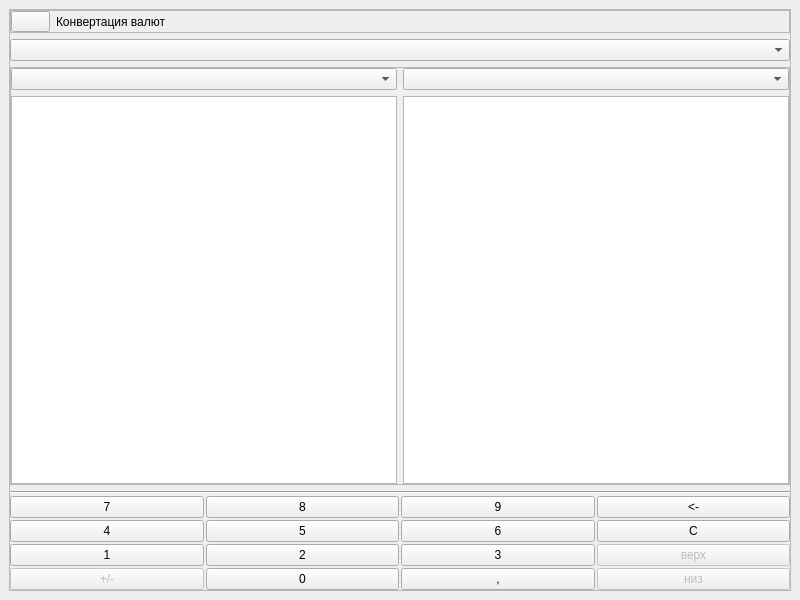
<?xml version="1.0" encoding="UTF-8"?>
<ui version="4.0">
 <class>ValueWindow</class>
 <widget class="QMainWindow" name="ValueWindow">
  <property name="geometry">
   <rect>
    <x>0</x>
    <y>0</y>
    <width>800</width>
    <height>600</height>
   </rect>
  </property>
  <property name="windowTitle">
   <string>MainWindow</string>
  </property>
  <widget class="QWidget" name="centralwidget">
   <layout class="QVBoxLayout" name="verticalLayout">
    <item>
     <widget class="QFrame" name="frame">
      <property name="frameShape">
       <enum>QFrame::StyledPanel</enum>
      </property>
      <property name="frameShadow">
       <enum>QFrame::Raised</enum>
      </property>
      <layout class="QVBoxLayout" name="verticalLayout_2">
       <property name="leftMargin">
        <number>0</number>
       </property>
       <property name="topMargin">
        <number>0</number>
       </property>
       <property name="rightMargin">
        <number>0</number>
       </property>
       <property name="bottomMargin">
        <number>0</number>
       </property>
       <item>
        <widget class="QFrame" name="frame_3">
         <property name="font">
          <font>
           <pointsize>8</pointsize>
          </font>
         </property>
         <property name="frameShape">
          <enum>QFrame::StyledPanel</enum>
         </property>
         <property name="frameShadow">
          <enum>QFrame::Raised</enum>
         </property>
         <layout class="QFormLayout" name="formLayout_2">
          <property name="leftMargin">
           <number>0</number>
          </property>
          <property name="topMargin">
           <number>0</number>
          </property>
          <property name="rightMargin">
           <number>0</number>
          </property>
          <property name="bottomMargin">
           <number>0</number>
          </property>
          <item row="0" column="0">
           <widget class="QPushButton" name="pushButton_mode">
            <property name="text">
             <string/>
            </property>
           </widget>
          </item>
          <item row="0" column="1">
           <widget class="QLabel" name="label">
            <property name="font">
             <font>
              <pointsize>9</pointsize>
             </font>
            </property>
            <property name="text">
             <string>Конвертация валют</string>
            </property>
           </widget>
          </item>
         </layout>
        </widget>
       </item>
       <item>
        <widget class="QComboBox" name="comboBox"/>
       </item>
       <item>
        <widget class="QFrame" name="frame_4">
         <property name="frameShape">
          <enum>QFrame::StyledPanel</enum>
         </property>
         <property name="frameShadow">
          <enum>QFrame::Raised</enum>
         </property>
         <layout class="QGridLayout" name="gridLayout">
          <property name="leftMargin">
           <number>0</number>
          </property>
          <property name="topMargin">
           <number>0</number>
          </property>
          <property name="rightMargin">
           <number>0</number>
          </property>
          <property name="bottomMargin">
           <number>0</number>
          </property>
          <item row="0" column="0">
           <widget class="QComboBox" name="comboBox_left"/>
          </item>
          <item row="0" column="1">
           <widget class="QComboBox" name="comboBox_right"/>
          </item>
          <item row="1" column="0">
           <widget class="QTextEdit" name="textEdit_left">
            <property name="readOnly">
             <bool>true</bool>
            </property>
           </widget>
          </item>
          <item row="1" column="1">
           <widget class="QTextEdit" name="textEdit_right">
            <property name="readOnly">
             <bool>true</bool>
            </property>
           </widget>
          </item>
         </layout>
        </widget>
       </item>
       <item>
        <widget class="QFrame" name="frame_5">
         <property name="frameShape">
          <enum>QFrame::NoFrame</enum>
         </property>
         <property name="frameShadow">
          <enum>QFrame::Raised</enum>
         </property>
         <property name="lineWidth">
          <number>0</number>
         </property>
         <layout class="QGridLayout" name="gridLayout_2">
          <property name="sizeConstraint">
           <enum>QLayout::SetMaximumSize</enum>
          </property>
          <property name="leftMargin">
           <number>0</number>
          </property>
          <property name="topMargin">
           <number>0</number>
          </property>
          <property name="rightMargin">
           <number>0</number>
          </property>
          <property name="bottomMargin">
           <number>0</number>
          </property>
          <property name="spacing">
           <number>2</number>
          </property>
          <item row="2" column="3">
           <widget class="QPushButton" name="pushButton_clear">
            <property name="font">
             <font>
              <pointsize>9</pointsize>
             </font>
            </property>
            <property name="text">
             <string>C</string>
            </property>
            <property name="shortcut">
             <string>Del</string>
            </property>
            <property name="autoRepeatDelay">
             <number>50</number>
            </property>
            <property name="autoRepeatInterval">
             <number>50</number>
            </property>
           </widget>
          </item>
          <item row="4" column="0">
           <widget class="QPushButton" name="pushButton_znak">
            <property name="enabled">
             <bool>false</bool>
            </property>
            <property name="font">
             <font>
              <pointsize>9</pointsize>
             </font>
            </property>
            <property name="text">
             <string>+/-</string>
            </property>
            <property name="autoRepeatDelay">
             <number>50</number>
            </property>
            <property name="autoRepeatInterval">
             <number>50</number>
            </property>
           </widget>
          </item>
          <item row="3" column="2">
           <widget class="QPushButton" name="pushButton_n3">
            <property name="font">
             <font>
              <pointsize>9</pointsize>
             </font>
            </property>
            <property name="text">
             <string>3</string>
            </property>
            <property name="shortcut">
             <string>3</string>
            </property>
            <property name="autoRepeatDelay">
             <number>50</number>
            </property>
            <property name="autoRepeatInterval">
             <number>50</number>
            </property>
           </widget>
          </item>
          <item row="2" column="0">
           <widget class="QPushButton" name="pushButton_n4">
            <property name="font">
             <font>
              <pointsize>9</pointsize>
             </font>
            </property>
            <property name="text">
             <string>4</string>
            </property>
            <property name="shortcut">
             <string>4</string>
            </property>
            <property name="autoRepeatDelay">
             <number>50</number>
            </property>
            <property name="autoRepeatInterval">
             <number>50</number>
            </property>
           </widget>
          </item>
          <item row="3" column="0">
           <widget class="QPushButton" name="pushButton_n1">
            <property name="font">
             <font>
              <pointsize>9</pointsize>
             </font>
            </property>
            <property name="text">
             <string>1</string>
            </property>
            <property name="shortcut">
             <string>1</string>
            </property>
            <property name="autoRepeatDelay">
             <number>50</number>
            </property>
            <property name="autoRepeatInterval">
             <number>50</number>
            </property>
           </widget>
          </item>
          <item row="2" column="2">
           <widget class="QPushButton" name="pushButton_n6">
            <property name="font">
             <font>
              <pointsize>9</pointsize>
             </font>
            </property>
            <property name="text">
             <string>6</string>
            </property>
            <property name="shortcut">
             <string>6</string>
            </property>
            <property name="autoRepeatDelay">
             <number>50</number>
            </property>
            <property name="autoRepeatInterval">
             <number>50</number>
            </property>
           </widget>
          </item>
          <item row="0" column="0" colspan="4">
           <widget class="Line" name="line">
            <property name="orientation">
             <enum>Qt::Horizontal</enum>
            </property>
           </widget>
          </item>
          <item row="3" column="3">
           <widget class="QPushButton" name="pushButton_upp">
            <property name="enabled">
             <bool>false</bool>
            </property>
            <property name="font">
             <font>
              <pointsize>9</pointsize>
             </font>
            </property>
            <property name="text">
             <string>верх</string>
            </property>
            <property name="shortcut">
             <string>+</string>
            </property>
            <property name="autoRepeatDelay">
             <number>50</number>
            </property>
            <property name="autoRepeatInterval">
             <number>50</number>
            </property>
           </widget>
          </item>
          <item row="3" column="1">
           <widget class="QPushButton" name="pushButton_n2">
            <property name="font">
             <font>
              <pointsize>9</pointsize>
             </font>
            </property>
            <property name="text">
             <string>2</string>
            </property>
            <property name="shortcut">
             <string>2</string>
            </property>
            <property name="autoRepeatDelay">
             <number>50</number>
            </property>
            <property name="autoRepeatInterval">
             <number>50</number>
            </property>
           </widget>
          </item>
          <item row="1" column="1">
           <widget class="QPushButton" name="pushButton_n8">
            <property name="font">
             <font>
              <pointsize>9</pointsize>
             </font>
            </property>
            <property name="text">
             <string>8</string>
            </property>
            <property name="shortcut">
             <string>8</string>
            </property>
            <property name="autoRepeatDelay">
             <number>50</number>
            </property>
            <property name="autoRepeatInterval">
             <number>50</number>
            </property>
           </widget>
          </item>
          <item row="1" column="2">
           <widget class="QPushButton" name="pushButton_n9">
            <property name="font">
             <font>
              <pointsize>9</pointsize>
             </font>
            </property>
            <property name="text">
             <string>9</string>
            </property>
            <property name="shortcut">
             <string>9</string>
            </property>
            <property name="autoRepeatDelay">
             <number>50</number>
            </property>
            <property name="autoRepeatInterval">
             <number>50</number>
            </property>
           </widget>
          </item>
          <item row="1" column="3">
           <widget class="QPushButton" name="pushButton_delLast">
            <property name="font">
             <font>
              <pointsize>9</pointsize>
             </font>
            </property>
            <property name="text">
             <string>&lt;-</string>
            </property>
            <property name="shortcut">
             <string>Backspace</string>
            </property>
            <property name="autoRepeatDelay">
             <number>50</number>
            </property>
            <property name="autoRepeatInterval">
             <number>50</number>
            </property>
           </widget>
          </item>
          <item row="4" column="1">
           <widget class="QPushButton" name="pushButton_n0">
            <property name="font">
             <font>
              <pointsize>9</pointsize>
             </font>
            </property>
            <property name="text">
             <string>0</string>
            </property>
            <property name="shortcut">
             <string>0</string>
            </property>
            <property name="autoRepeatDelay">
             <number>50</number>
            </property>
            <property name="autoRepeatInterval">
             <number>50</number>
            </property>
           </widget>
          </item>
          <item row="4" column="3">
           <widget class="QPushButton" name="pushButton_down">
            <property name="enabled">
             <bool>false</bool>
            </property>
            <property name="font">
             <font>
              <pointsize>9</pointsize>
             </font>
            </property>
            <property name="text">
             <string>низ</string>
            </property>
            <property name="shortcut">
             <string>Return</string>
            </property>
            <property name="autoRepeatDelay">
             <number>50</number>
            </property>
            <property name="autoRepeatInterval">
             <number>50</number>
            </property>
           </widget>
          </item>
          <item row="1" column="0">
           <widget class="QPushButton" name="pushButton_n7">
            <property name="font">
             <font>
              <pointsize>9</pointsize>
             </font>
            </property>
            <property name="text">
             <string>7</string>
            </property>
            <property name="shortcut">
             <string>7</string>
            </property>
            <property name="autoRepeatDelay">
             <number>50</number>
            </property>
            <property name="autoRepeatInterval">
             <number>50</number>
            </property>
           </widget>
          </item>
          <item row="4" column="2">
           <widget class="QPushButton" name="pushButton_dot">
            <property name="enabled">
             <bool>true</bool>
            </property>
            <property name="font">
             <font>
              <pointsize>9</pointsize>
             </font>
            </property>
            <property name="text">
             <string>,</string>
            </property>
            <property name="shortcut">
             <string>,</string>
            </property>
            <property name="autoRepeatDelay">
             <number>50</number>
            </property>
            <property name="autoRepeatInterval">
             <number>50</number>
            </property>
           </widget>
          </item>
          <item row="2" column="1">
           <widget class="QPushButton" name="pushButton_n5">
            <property name="font">
             <font>
              <pointsize>9</pointsize>
             </font>
            </property>
            <property name="text">
             <string>5</string>
            </property>
            <property name="shortcut">
             <string>5</string>
            </property>
            <property name="autoRepeatDelay">
             <number>50</number>
            </property>
            <property name="autoRepeatInterval">
             <number>50</number>
            </property>
           </widget>
          </item>
         </layout>
        </widget>
       </item>
      </layout>
     </widget>
    </item>
   </layout>
  </widget>
  <widget class="QMenuBar" name="menubar">
   <property name="geometry">
    <rect>
     <x>0</x>
     <y>0</y>
     <width>800</width>
     <height>26</height>
    </rect>
   </property>
  </widget>
 </widget>
 <resources/>
 <connections/>
</ui>
